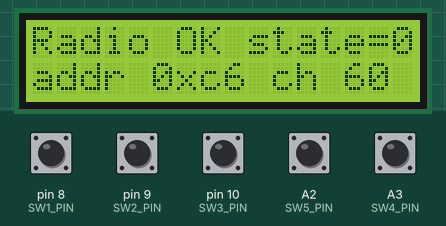
Simulated run of this sketch. Board: Arduino Uno, built with avr-gcc and run on an emulated ATmega328P. On the bench: 16×2 character LCD. The inputs (shaded band) are chosen by the test bench; at power-on: A2 (SW5_PIN), A3 (SW4_PIN), pin 8 (SW1_PIN), pin 9 (SW2_PIN), pin 10 (SW3_PIN) HIGH. No radio packets arrive unless stated; what the sketch prints to the serial monitor is not drawn.

Above: at 1.2 s.
1.3 s: pin 8 (SW1_PIN) pulled LOW for 0.15 s
At 2.5 s:
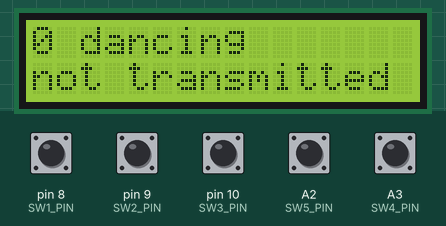
2.9 s: pin 9 (SW2_PIN) pulled LOW for 0.15 s
At 4.0 s:
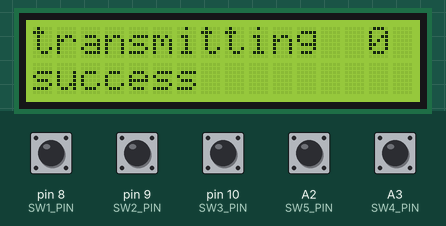
4.5 s: pin 10 (SW3_PIN) pulled LOW for 0.15 s
At 5.5 s:
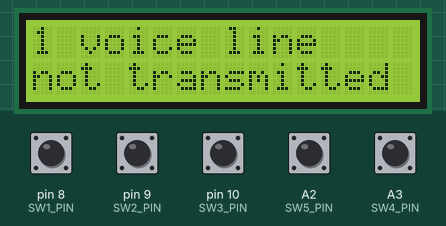
6.1 s: pin 9 (SW2_PIN) pulled LOW for 1 s
At 6.4 s:
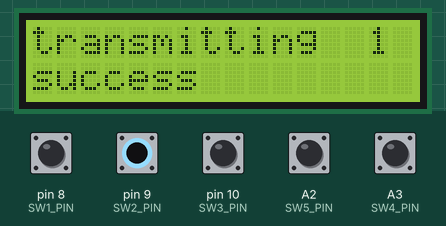
8.6 s: pin 10 (SW3_PIN) pulled LOW for 1 s
At 9.8 s:
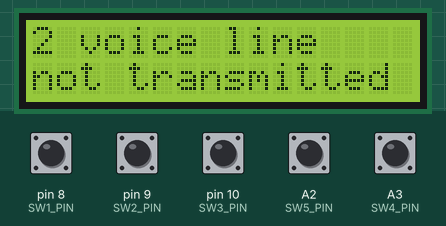
Timing chart, 0 to 11.6 s (numbered marks = the images above; inputs shaded):
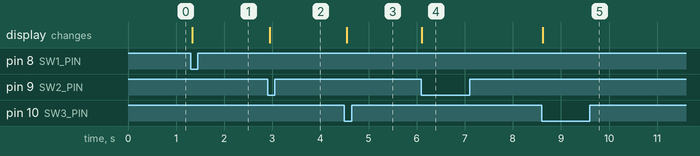

Measured:
- after the input at 1.3 s, the display: changes at once (image 1)
- after the input at 2.9 s, the display: changes at once (image 2)
- after the input at 4.5 s, the display: changes after 0.05 s (image 3)
- after the input at 6.1 s, the display: changes at once (image 4)
- after the input at 8.6 s, the display: changes at once (image 5)

The sketch:

transmitter.ino
```cpp
// transmitter code


const int NRF_CE_PIN = A4, NRF_CSN_PIN = A5;


#include <SPI.h>
#include <nRF24L01.h>
#include <RF24.h>
RF24 radio(NRF_CE_PIN, NRF_CSN_PIN);  // CE, CSN

//#include <printf.h>  // for debugging


const byte CUSTOM_ADDRESS_BYTE = 0xC6;
const int CUSTOM_CHANNEL_NUMBER = 60;

// Do not make changes here
const byte xmtrAddress[] = { CUSTOM_ADDRESS_BYTE, CUSTOM_ADDRESS_BYTE, 0xC7, 0xE6, 0xCC };
const byte rcvrAddress[] = { CUSTOM_ADDRESS_BYTE, CUSTOM_ADDRESS_BYTE, 0xC7, 0xE6, 0x66 };

const int RF24_POWER_LEVEL = RF24_PA_LOW;

// global variables
uint8_t pipeNum;
unsigned int totalTransmitFailures = 0;

struct DataStruct {
  uint8_t stateNumber;
};
DataStruct data;

void setupRF24Common() {

  // RF24 setup
  if (!radio.begin()) {
    Serial.println(F("radio  initialization failed"));
    while (1)
      ;
  } else {
    Serial.println(F("radio successfully initialized"));
  }

  radio.setDataRate(RF24_250KBPS);
  radio.setChannel(CUSTOM_CHANNEL_NUMBER);
  radio.setPALevel(RF24_POWER_LEVEL);
}

// CHANGEHERE

// Transmitter code

// Transmitter pin usage
const int LCD_RS_PIN = 3, LCD_EN_PIN = 2, LCD_D4_PIN = 4, LCD_D5_PIN = 5, LCD_D6_PIN = 6, LCD_D7_PIN = 7;
const int SW1_PIN = 8, SW2_PIN = 9, SW3_PIN = 10, SW4_PIN = A3, SW5_PIN = A2;

// LCD library code
#include <LiquidCrystal.h>

// initialize the library with the relevant pins
LiquidCrystal lcd(LCD_RS_PIN, LCD_EN_PIN, LCD_D4_PIN, LCD_D5_PIN, LCD_D6_PIN, LCD_D7_PIN);


const int NUM_OF_STATES = 22;
char* theStates[] = { "0 dancing",
                      "1 voice line",
                      "2 voice line",
                      "3 voice line",
                      "4 voice line",
                      "5 voice line",
                      "6 voice line",
                      "7 voice line",
                      "8 voice line",
                      "9 voice line",
                      "10 voice line",
                      "11 voice line",
                      "12 voice line",
                      "13 voice line",
                      "14 voice line",
                      "15 voice line",
                      "16 voice line",
                      "17 voice line",
                      "18 voice line",
                      "19 voice line",
                      "20 voice line",
                      "21 voice line" };

void updateLCD() {

  lcd.clear();
  lcd.print(theStates[data.stateNumber]);
  lcd.setCursor(0, 1);  // column, line (from 0)
  lcd.print("not transmitted yet");
}

void countDown() {
  data.stateNumber = (data.stateNumber > 0) ? (data.stateNumber - 1) : 0;
  updateLCD();
}

void countUp() {
  if (++data.stateNumber >= NUM_OF_STATES) {
    data.stateNumber = NUM_OF_STATES - 1;
  }
  updateLCD();
}


void spare1() {}
void spare2() {}

void rf24SendData() {

  radio.stopListening();  // go into transmit mode
  // The write() function will block
  // until the message is successfully acknowledged by the receiver
  // or the timeout/retransmit maxima are reached.
  int retval = radio.write(&data, sizeof(data));

  lcd.clear();
  lcd.setCursor(0, 0);  // column, line (from 0)
  lcd.print("transmitting");
  lcd.setCursor(14, 0);  // column, line (from 0)
  lcd.print(data.stateNumber);

  Serial.print(F(" ... "));
  if (retval) {
    Serial.println(F("success"));
    lcd.setCursor(0, 1);  // column, line (from 0)
    lcd.print("success");
  } else {
    totalTransmitFailures++;
    Serial.print(F("failure, total failures = "));
    Serial.println(totalTransmitFailures);

    lcd.setCursor(0, 1);  // column, line (from 0)
    lcd.print("error, total=");
    lcd.setCursor(13, 1);  // column, line (from 0)
    lcd.print(totalTransmitFailures);
  }
}

class Button {
  int pinNumber;
  bool previousState;
  void (*buttonFunction)();
public:

  // Constructor
  Button(int pn, void* bf) {
    pinNumber = pn;
    buttonFunction = bf;
    previousState = 1;
  }

  // update the button
  void update() {
    bool currentState = digitalRead(pinNumber);
    if (currentState == LOW && previousState == HIGH) {
      Serial.print("button on pin ");
      Serial.print(pinNumber);
      Serial.println();
      buttonFunction();
    }
    previousState = currentState;
  }
};

const int NUMBUTTONS = 5;
Button theButtons[] = {
  Button(SW1_PIN, countDown),
  Button(SW2_PIN, rf24SendData),
  Button(SW3_PIN, countUp),
  Button(SW4_PIN, spare1),
  Button(SW5_PIN, spare2),
};

void setupRF24() {

  setupRF24Common();

  // Set us as a transmitter
  radio.openWritingPipe(xmtrAddress);
  radio.openReadingPipe(1, rcvrAddress);

  // radio.printPrettyDetails();
  Serial.println(F("I am a transmitter"));

  data.stateNumber = 0;
}

void setup() {
  Serial.begin(9600);
  Serial.println(F("Setting up LCD"));

  // set up the LCD's number of columns and rows:
  lcd.begin(16, 2);
  lcd.clear();
  // Print a message to the LCD.
  lcd.print("Radio setup");

  // Display the address in hex
  lcd.setCursor(0, 1);
  lcd.print("addr 0x");
  lcd.setCursor(7, 1);
  char s[5];
  sprintf(s, "%02x", CUSTOM_ADDRESS_BYTE);
  lcd.print(s);

  // Display the channel number
  lcd.setCursor(10, 1);
  lcd.print("ch");
  lcd.setCursor(13, 1);
  lcd.print(CUSTOM_CHANNEL_NUMBER);

  Serial.println(F("Setting up radio"));
  setupRF24();

  // If setupRF24 returned then the radio is set up
  lcd.setCursor(0, 0);
  lcd.print("Radio OK state=");
  lcd.print(theStates[data.stateNumber]);

  // Initialize the switches
  pinMode(SW1_PIN, INPUT_PULLUP);
  pinMode(SW2_PIN, INPUT_PULLUP);
  pinMode(SW3_PIN, INPUT_PULLUP);
  pinMode(SW4_PIN, INPUT_PULLUP);
  pinMode(SW5_PIN, INPUT_PULLUP);
}


void loop() {
  for (int i = 0; i < NUMBUTTONS; i++) {
    theButtons[i].update();
  }
  delay(50);  // for testing
}


void clearData() {
  // set all fields to 0
  data.stateNumber = 0;
}
```
